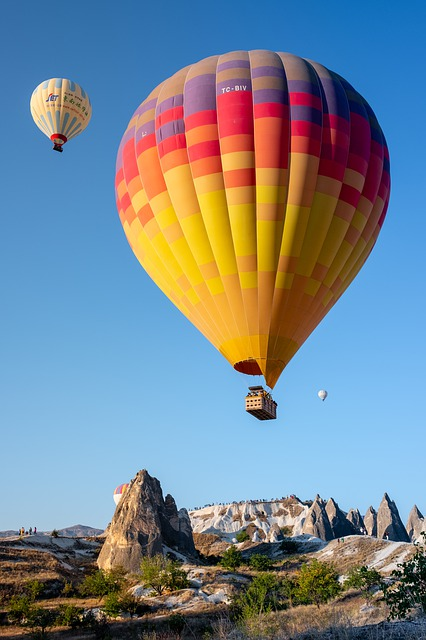
#> input picture sample/test.jpg, 426 x 640 px
$ python rotation.py
#> lines starting #> are read from the running program, lines starting #| are printed output that depends on the picture
import cv2 as cv

img_color = cv.imread('../sample/test.jpg')
#> img_color is the input picture: shape (640, 426, 3); mean B, G, R 145.4, 133, 117.2
cv.imshow("color",img_color)

height, width = img_color.shape[:2]
#> height = 640; width = 426

M = cv.getRotationMatrix2D((width/2.0, height/2.0),
                           45, 1)

img_rotated = cv.warpAffine(img_color, M, (width, height))
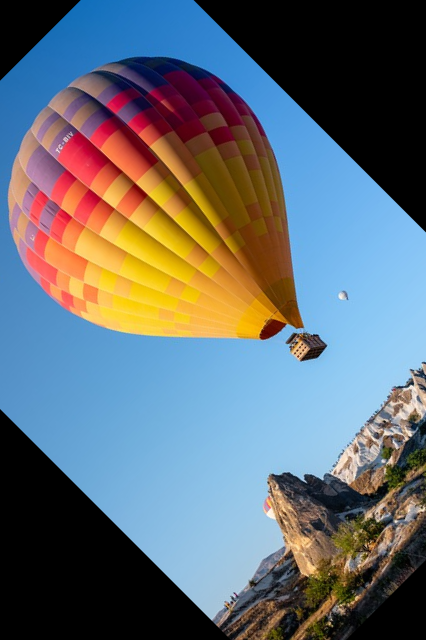
#> img_rotated: shape (640, 426, 3); mean B, G, R 115.2, 107.8, 98.6

cv.imshow('rotation', img_rotated)
cv.waitKey(0)

cv.destroyAllWindows()

$ run again, with sample/apple.jpg copied over sample/test.jpg
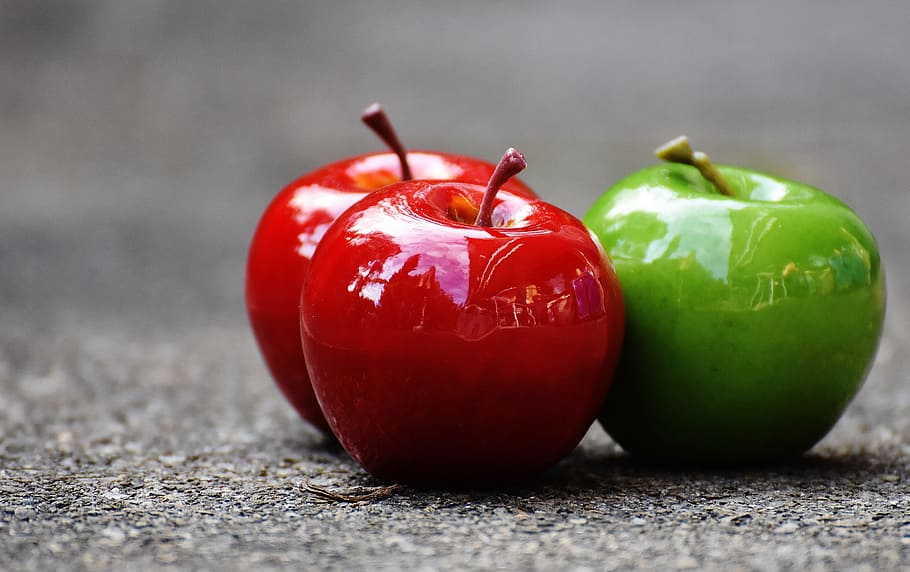
#> input picture sample/apple.jpg, 910 x 572 px
#> img_color is the input picture: shape (572, 910, 3); mean B, G, R 100.2, 109.7, 127
#> `img_rotated = cv.warpAffine(img_color, M, (width, height))`:
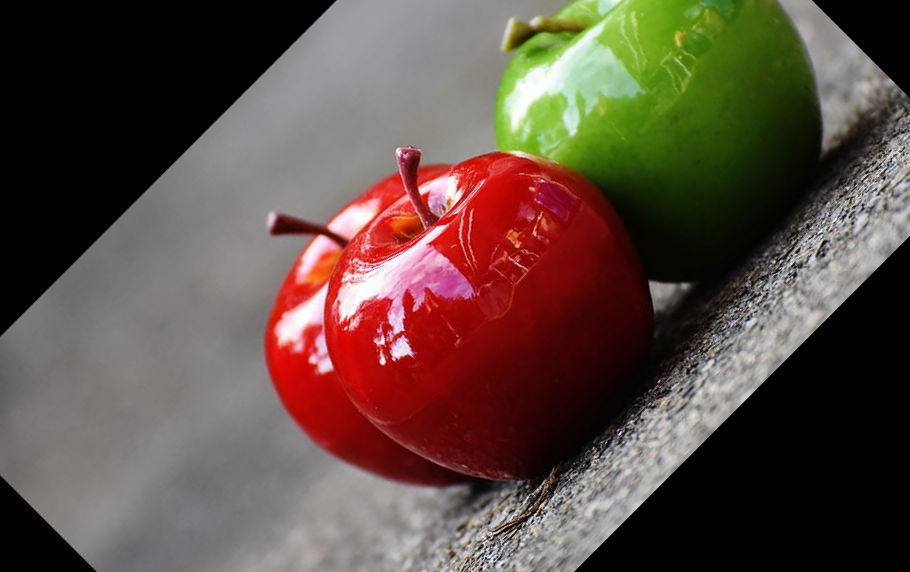
#> img_rotated: shape (572, 910, 3); mean B, G, R 68.3, 76.7, 94

$ run again, with sample/cat on laptop.jpg copied over sample/test.jpg
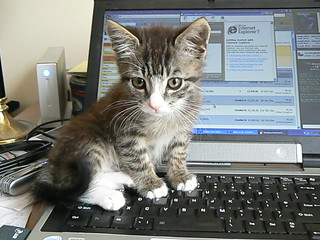
#> input picture sample/cat on laptop.jpg, 320 x 240 px
#> img_color is the input picture: shape (240, 320, 3); mean B, G, R 123, 126.4, 123.2
#> `img_rotated = cv.warpAffine(img_color, M, (width, height))`:
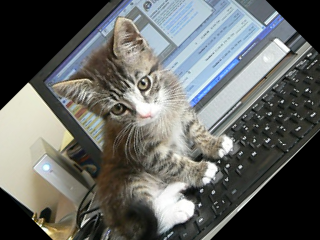
#> img_rotated: shape (240, 320, 3); mean B, G, R 100.1, 103.3, 101.2
